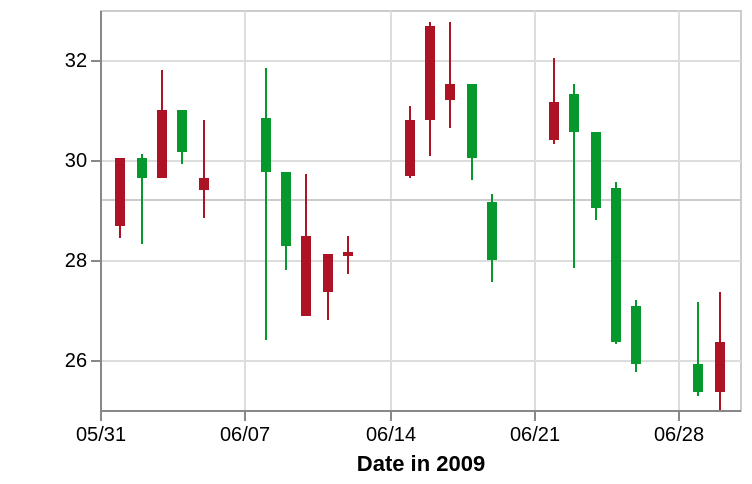

Vega-Lite specification stored for this chart:
### Vega specification from a JSON file in a GitHub repository (floating-point values rounded to 4 significant figures)
{"$schema": "https://vega.github.io/schema/vega/v3.0.json", "description": "A candlestick chart inspired from Protovis(http://mbostock.github.io/protovis/ex/candlestick.html)", "autosize": "pad", "padding": 5, "encode": {"update": {"stroke": {"value": "#ccc"}, "fill": {"value": "transparent"}}}, "data": [{"name": "source_0", "values": [{"date": "01-Jun-2009", "open": 28.7, "high": 30.05, "low": 28.45, "close": 30.04, "signal": "short", "ret": -4.894}, {"date": "02-Jun-2009", "open": 30.04, "high": 30.13, "low": 28.3, "close": 29.63, "signal": "short", "ret": -0.3226}, {"date": "03-Jun-2009", "open": 29.62, "high": 31.79, "low": 29.62, "close": 31.02, "signal": "short", "ret": 3.687}, {"date": "04-Jun-2009", "open": 31.02, "high": 31.02, "low": 29.92, "close": 30.18, "signal": "short", "ret": 4.51}, {"date": "05-Jun-2009", "open": 29.39, "high": 30.81, "low": 28.85, "close": 29.62, "signal": "short", "ret": 6.084}, {"date": "08-Jun-2009", "open": 30.84, "high": 31.82, "low": 26.41, "close": 29.77, "signal": "short", "ret": 1.254}, {"date": "09-Jun-2009", "open": 29.77, "high": 29.77, "low": 27.79, "close": 28.27, "signal": "short", "ret": -5.024}, {"date": "10-Jun-2009", "open": 26.9, "high": 29.74, "low": 26.9, "close": 28.46, "signal": "short", "ret": -5.466}, {"date": "11-Jun-2009", "open": 27.36, "high": 28.11, "low": 26.81, "close": 28.11, "signal": "short", "ret": -8.374}, {"date": "12-Jun-2009", "open": 28.08, "high": 28.5, "low": 27.73, "close": 28.15, "signal": "short", "ret": -5.528}, {"date": "15-Jun-2009", "open": 29.7, "high": 31.09, "low": 29.64, "close": 30.81, "signal": "long", "ret": 3.492}, {"date": "16-Jun-2009", "open": 30.81, "high": 32.75, "low": 30.07, "close": 32.68, "signal": "short", "ret": 0.155}, {"date": "17-Jun-2009", "open": 31.19, "high": 32.77, "low": 30.64, "close": 31.54, "signal": "short", "ret": 5.828}, {"date": "18-Jun-2009", "open": 31.54, "high": 31.54, "low": 29.6, "close": 30.03, "signal": "short", "ret": 8.176}, {"date": "19-Jun-2009", "open": 29.16, "high": 29.32, "low": 27.56, "close": 27.99, "signal": "short", "ret": 8.599}, {"date": "22-Jun-2009", "open": 30.4, "high": 32.05, "low": 30.3, "close": 31.17, "signal": "short", "ret": 15.49}, {"date": "23-Jun-2009", "open": 31.3, "high": 31.54, "low": 27.83, "close": 30.58, "signal": "short", "ret": 11.74}, {"date": "24-Jun-2009", "open": 30.58, "high": 30.58, "low": 28.79, "close": 29.05, "signal": "long", "ret": -10.42}, {"date": "25-Jun-2009", "open": 29.45, "high": 29.56, "low": 26.3, "close": 26.36, "signal": "long", "ret": 0}, {"date": "26-Jun-2009", "open": 27.09, "high": 27.22, "low": 25.76, "close": 25.93, "signal": "long", "ret": 0}, {"date": "29-Jun-2009", "open": 25.93, "high": 27.18, "low": 25.29, "close": 25.35, "signal": "long", "ret": 5.263}, {"date": "30-Jun-2009", "open": 25.36, "high": 27.38, "low": 25.02, "close": 26.35, "signal": "long", "ret": 6.738}]}, {"name": "data_0", "source": "source_0", "transform": [{"type": "formula", "expr": "datum.open > datum.close", "as": "isIncrease"}, {"type": "formula", "expr": "(datum.open + datum.close)/2", "as": "mid"}]}, {"name": "data_1", "source": "data_0", "transform": [{"type": "formula", "expr": "toNumber(datum[\"mid\"])", "as": "mid"}, {"type": "aggregate", "groupby": [], "ops": ["mean"], "fields": ["mid"], "as": ["mean_mid"]}]}, {"name": "data_2", "source": "data_0", "transform": [{"type": "formula", "expr": "toDate(datum[\"date\"])", "as": "date"}, {"type": "formula", "expr": "toNumber(datum[\"low\"])", "as": "low"}, {"type": "formula", "expr": "toNumber(datum[\"high\"])", "as": "high"}, {"type": "filter", "expr": "datum[\"date\"] !== null && !isNaN(datum[\"date\"]) && datum[\"low\"] !== null && !isNaN(datum[\"low\"])"}, {"type": "formula", "as": "yearmonthdate_date", "expr": "datetime(year(datum[\"date\"]), month(datum[\"date\"]), date(datum[\"date\"]), 0, 0, 0, 0)"}]}, {"name": "data_3", "source": "data_0", "transform": [{"type": "formula", "expr": "toDate(datum[\"date\"])", "as": "date"}, {"type": "formula", "expr": "toNumber(datum[\"open\"])", "as": "open"}, {"type": "formula", "expr": "toNumber(datum[\"close\"])", "as": "close"}, {"type": "filter", "expr": "datum[\"date\"] !== null && !isNaN(datum[\"date\"]) && datum[\"open\"] !== null && !isNaN(datum[\"open\"])"}, {"type": "formula", "as": "yearmonthdate_date", "expr": "datetime(year(datum[\"date\"]), month(datum[\"date\"]), date(datum[\"date\"]), 0, 0, 0, 0)"}]}], "signals": [{"name": "width", "update": "320"}, {"name": "height", "update": "200"}], "marks": [{"name": "layer_0_marks", "type": "rule", "style": ["rule"], "from": {"data": "data_1"}, "encode": {"update": {"x": {"value": 0}, "y": {"scale": "y", "field": "mean_mid"}, "x2": {"field": {"group": "width"}}, "stroke": {"value": "fff"}}}}, {"name": "layer_1_marks", "type": "rule", "style": ["rule"], "from": {"data": "data_2"}, "encode": {"update": {"x": {"scale": "x", "field": "yearmonthdate_date"}, "y": {"scale": "y", "field": "low"}, "y2": {"scale": "y", "field": "high"}, "stroke": {"scale": "color", "field": "isIncrease"}}}}, {"name": "layer_2_marks", "type": "rect", "role": "bar", "style": ["bar"], "from": {"data": "data_3"}, "encode": {"update": {"xc": {"scale": "x", "field": "yearmonthdate_date"}, "width": {"value": 5}, "y": {"scale": "y", "field": "open"}, "y2": {"scale": "y", "field": "close"}, "fill": {"scale": "color", "field": "isIncrease"}}}}], "scales": [{"name": "y", "type": "linear", "domain": {"fields": [{"data": "data_1", "field": "mean_mid"}, {"data": "data_2", "field": "low"}, {"data": "data_2", "field": "high"}, {"data": "data_3", "field": "open"}, {"data": "data_3", "field": "close"}], "sort": true}, "range": [{"signal": "height"}, 0], "zero": false, "round": true, "nice": true}, {"name": "x", "type": "time", "domain": {"fields": [{"signal": "{data: datetime(2009, 4, 31, 0, 0, 0, 0)}"}, {"signal": "{data: datetime(2009, 6, 1, 0, 0, 0, 0)}"}, {"data": "data_3", "field": "yearmonthdate_date"}], "sort": true}, "range": [0, {"signal": "width"}], "round": true, "nice": "day"}, {"name": "color", "type": "ordinal", "domain": {"fields": [{"data": "data_2", "field": "isIncrease"}, {"data": "data_3", "field": "isIncrease"}], "sort": true}, "range": ["#ae1325", "#06982d"]}], "axes": [{"title": "Date in 2009", "scale": "x", "labelOverlap": true, "orient": "bottom", "tickCount": {"signal": "ceil(width/40)"}, "zindex": 1, "encode": {"labels": {"update": {"text": {"signal": "timeFormat(datum.value, '%m/%d')"}}}}}, {"scale": "x", "domain": false, "grid": true, "labels": false, "maxExtent": 0, "minExtent": 0, "orient": "bottom", "tickCount": {"signal": "ceil(width/40)"}, "ticks": false, "zindex": 0, "gridScale": "y"}, {"title": "", "scale": "y", "labelOverlap": true, "orient": "left", "tickCount": {"signal": "ceil(height/40)"}, "zindex": 1}, {"scale": "y", "domain": false, "grid": true, "labels": false, "maxExtent": 0, "minExtent": 0, "orient": "left", "tickCount": {"signal": "ceil(height/40)"}, "ticks": false, "zindex": 0, "gridScale": "x"}], "config": {"axis": {"domainColor": "#888", "tickColor": "#888"}, "axisY": {"minExtent": 30}}}
